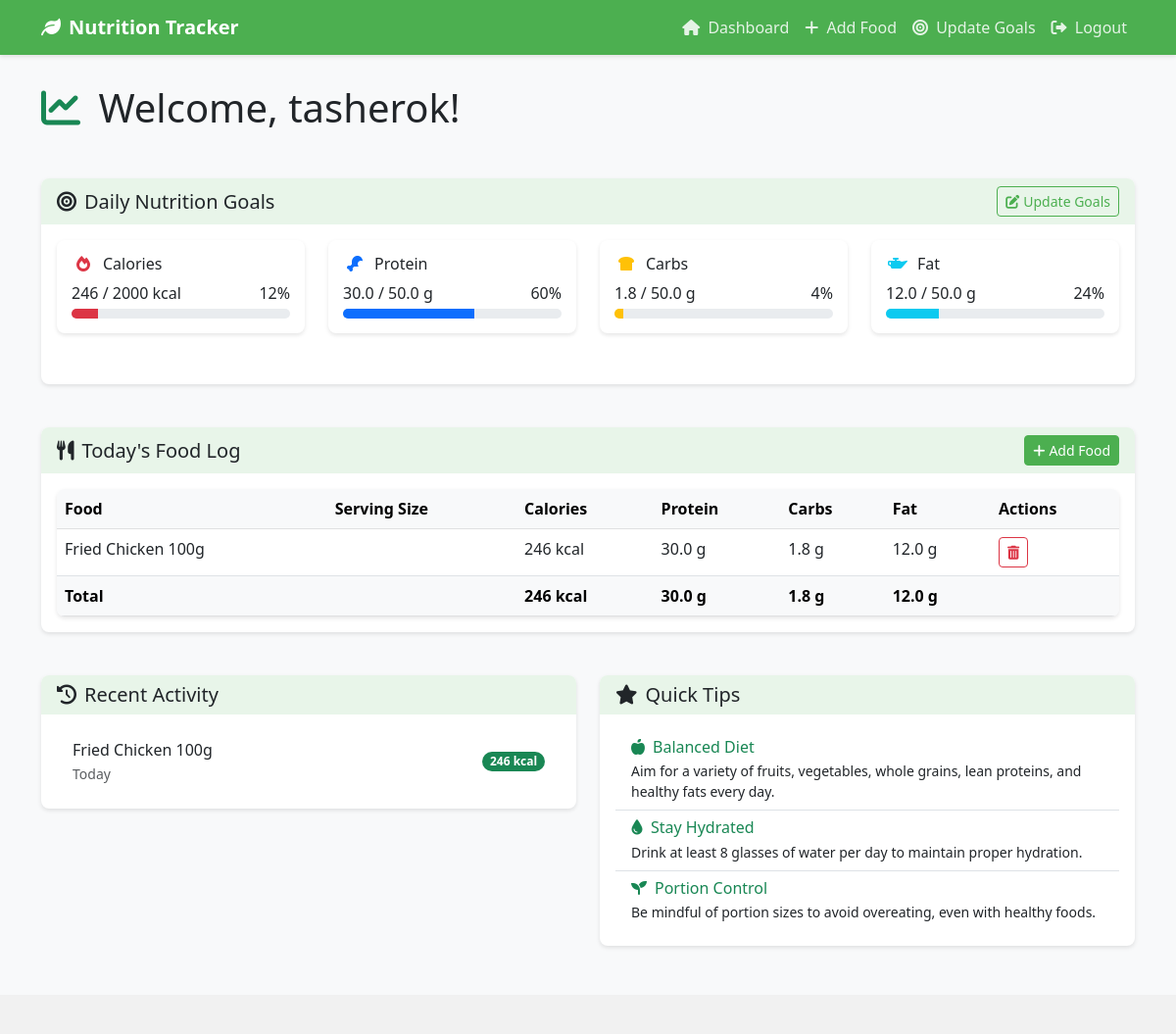
Screenshot of / (signed in) with the database file from the repository.
### app/models.py (models this page shows, shortened)
class HealthGoal(models.Model):
    user = models.OneToOneField(User, on_delete=models.CASCADE)
    daily_calorie_goal = models.IntegerField(default=2000)
    carb_goal = models.FloatField(default=50)
    protein_goal = models.FloatField(default=50)
    fat_goal = models.FloatField(default=50)

class Consume(models.Model):
    food_consumed = models.ForeignKey(Food, on_delete=models.CASCADE)
    user = models.ForeignKey(User, on_delete=models.CASCADE)

class Food(models.Model):
    name = models.CharField(max_length=250, unique=True)
    carbs = models.FloatField(default=0)
    proteins = models.FloatField(default=0)
    fats = models.FloatField(default=0)
    calories = models.IntegerField(default=0)

### app/views.py (the view)
# urls.py: path('', views.index, name='index'),
def index(request):
    if request.method == "POST":
        food_consumed = request.POST['food_consumed']
        consumed_item = Food.objects.get(name=food_consumed)
        user = request.user
        consume = Consume(user=user, food_consumed=consumed_item)
        consume.save()
        return redirect('/')
    else:
        foods = Food.objects.all()
    consumed_food = []
    today_calories = 0
    today_protein = 0
    today_carbs = 0
    today_fat = 0
    calorie_percent = 0
    protein_percent = 0
    carbs_percent = 0
    fat_percent = 0
    goal = None
    if request.user.is_authenticated:
        consumed_food = Consume.objects.filter(user=request.user)
        today_calories = sum(item.food_consumed.calories for item in consumed_food)
        today_protein = sum(item.food_consumed.proteins for item in consumed_food)
        today_carbs = sum(item.food_consumed.carbs for item in consumed_food)
        today_fat = sum(item.food_consumed.fats for item in consumed_food)
        try:
            goal = HealthGoal.objects.get(user=request.user)
            calorie_percent = min(round((today_calories / goal.daily_calorie_goal) * 100), 100) if goal.daily_calorie_goal > 0 else 0
            protein_percent = min(round((today_protein / goal.protein_goal) * 100), 100) if goal.protein_goal > 0 else 0
            carbs_percent = min(round((today_carbs / goal.carb_goal) * 100), 100) if goal.carb_goal > 0 else 0
            fat_percent = min(round((today_fat / goal.fat_goal) * 100), 100) if goal.fat_goal > 0 else 0
        except HealthGoal.DoesNotExist:
            goal = None
    return render(request, 'app/index.html', {
        'foods': foods,
        'consumed_food': consumed_food,
        'today_calories': today_calories,
        'today_protein': today_protein,
        'today_carbs': today_carbs,
        'today_fat': today_fat,
        'goal': goal,
        'calorie_percent': calorie_percent,
        'protein_percent': protein_percent,
        'carbs_percent': carbs_percent,
        'fat_percent': fat_percent,
    })

### app/templates/app/index.html (shortened to what this page needs)
{% extends 'app/base.html' %}
{% block content %}
<div class="row">
    <div class="col-lg-12 mb-4">
        <h1 class="mb-4">
            <i class="fas fa-chart-line me-2 text-success"></i>
            Welcome, {{ user.username }}!
        </h1>
    </div>
</div>
{% if goal %}
<div class="row mb-4">
    <div class="col-lg-12">
        <div class="card">
            <div class="card-header d-flex justify-content-between align-items-center">
                <h5 class="mb-0"><i class="fas fa-bullseye me-2"></i>Daily Nutrition Goals</h5>
                <a href="{% url 'update_goals' %}" class="btn btn-sm btn-outline-primary">
                    <i class="fas fa-edit me-1"></i>Update Goals
                </a>
            </div>
            <div class="card-body">
                <div class="row">
                    <div class="col-md-3 mb-3">
                        <div class="goal-progress">
                            <h6><span class="nutrient-icon"><i class="fas fa-fire text-danger"></i></span>Calories</h6>
                            <div class="d-flex justify-content-between mb-1">
                                <span>{{ today_calories|default:0 }} / {{ goal.daily_calorie_goal }} kcal</span>
                                <span>{{ calorie_percent }}%</span>
                            </div>
                            <div class="progress">
                                <div class="progress-bar bg-danger" role="progressbar"
                                     data-percent="{{ calorie_percent|default:0 }}"
                                     aria-valuenow="{{ calorie_percent|default:0 }}"
                                     aria-valuemin="0"
                                     aria-valuemax="100"></div>
                            </div>
                        </div>
                    </div>
                    <div class="col-md-3 mb-3">
                        <div class="goal-progress">
                            <h6><span class="nutrient-icon"><i class="fas fa-drumstick-bite text-primary"></i></span>Protein</h6>
                            <div class="d-flex justify-content-between mb-1">
                                <span>{{ today_protein|default:0 }} / {{ goal.protein_goal }} g</span>
                                <span>{{ protein_percent }}%</span>
                            </div>
                            <div class="progress">
                                <div class="progress-bar bg-primary" role="progressbar"
                                     data-percent="{{ protein_percent|default:0 }}"
                                     aria-valuenow="{{ protein_percent|default:0 }}"
                                     aria-valuemin="0"
                                     aria-valuemax="100"></div>
                            </div>
                        </div>
                    </div>
                    <div class="col-md-3 mb-3">
                        <div class="goal-progress">
                            <h6><span class="nutrient-icon"><i class="fas fa-bread-slice text-warning"></i></span>Carbs</h6>
                            <div class="d-flex justify-content-between mb-1">
                                <span>{{ today_carbs|default:0 }} / {{ goal.carb_goal }} g</span>
                                <span>{{ carbs_percent }}%</span>
                            </div>
                            <div class="progress">
                                <div class="progress-bar bg-warning" role="progressbar"
                                     data-percent="{{ carbs_percent|default:0 }}"
                                     aria-valuenow="{{ carbs_percent|default:0 }}"
                                     aria-valuemin="0"
                                     aria-valuemax="100"></div>
                            </div>
                        </div>
                    </div>
                    <div class="col-md-3 mb-3">
                        <div class="goal-progress">
                            <h6><span class="nutrient-icon"><i class="fas fa-oil-can text-info"></i></span>Fat</h6>
                            <div class="d-flex justify-content-between mb-1">
                                <span>{{ today_fat|default:0 }} / {{ goal.fat_goal }} g</span>
                                <span>{{ fat_percent }}%</span>
                            </div>
                            <div class="progress">
                                <div class="progress-bar bg-info" role="progressbar"
                                     data-percent="{{ fat_percent|default:0 }}"
                                     aria-valuenow="{{ fat_percent|default:0 }}"
                                     aria-valuemin="0"
                                     aria-valuemax="100"></div>
                            </div>
                        </div>
                    </div>
                </div>
            </div>
        </div>
    </div>
</div>
{% endif %}
<div class="row">
    <div class="col-lg-12">
        <div class="card">
            <div class="card-header d-flex justify-content-between align-items-center">
                <h5 class="mb-0"><i class="fas fa-utensils me-2"></i>Today's Food Log</h5>
                <a href="{% url 'add_food' %}" class="btn btn-sm btn-primary">
                    <i class="fas fa-plus me-1"></i>Add Food
                </a>
            </div>
            <div class="card-body">
                {% if consumed_food %}
                <div class="table-container">
                    <table class="table table-hover mb-0">
                        <thead class="table-light">
                            <tr>
                                <th>Food</th>
                                <th>Serving Size</th>
                                <th>Calories</th>
                                <th>Protein</th>
                                <th>Carbs</th>
                                <th>Fat</th>
                                <th>Actions</th>
                            </tr>
                        </thead>
                        <tbody>
                            {% for consume in consumed_food %}
                            <tr>
                                <td>{{ consume.food_consumed.name }}</td>
                                <td>{{ consume.food_consumed.serving_size }} {{ consume.food_consumed.serving_size_unit }}</td>
                                <td>{{ consume.food_consumed.calories }} kcal</td>
                                <td>{{ consume.food_consumed.proteins }} g</td>
                                <td>{{ consume.food_consumed.carbs }} g</td>
                                <td>{{ consume.food_consumed.fats }} g</td>
                                <td>
                                    <a href="{% url 'delete' consume.id %}" class="btn btn-sm btn-outline-danger">
                                        <i class="fas fa-trash-alt"></i>
                                    </a>
                                </td>
                            </tr>
                            {% endfor %}
                        </tbody>
                        <tfoot class="table-light">
                            <tr class="fw-bold">
                                <td colspan="2">Total</td>
                                <td>{{ today_calories|default:0 }} kcal</td>
                                <td>{{ today_protein|default:0 }} g</td>
                                <td>{{ today_carbs|default:0 }} g</td>
                                <td>{{ today_fat|default:0 }} g</td>
                                <td></td>
                            </tr>
                        </tfoot>
                    </table>
                </div>
                {% endif %}
            </div>
        </div>
    </div>
</div>
<div class="row mt-4">
    <div class="col-md-6">
        <div class="card">
            <div class="card-header">
                <h5 class="mb-0"><i class="fas fa-history me-2"></i>Recent Activity</h5>
            </div>
            <div class="card-body">
                {% if consumed_food %}
                <ul class="list-group list-group-flush">
                    {% for consume in consumed_food|slice:":5" %}
                    <li class="list-group-item d-flex justify-content-between align-items-center">
                        <div>
                            <p class="mb-0">{{ consume.food_consumed.name }}</p>
                            <small class="text-muted">{{ consume.date_consumed|default:"Today" }}</small>
                        </div>
                        <span class="badge bg-success rounded-pill">{{ consume.food_consumed.calories }} kcal</span>
                    </li>
                    {% endfor %}
                </ul>
                {% else %}
                <p class="text-center text-muted my-4">No recent activity to display.</p>
                {% endif %}
            </div>
        </div>
    </div>
    <div class="col-md-6">
        <div class="card">
            <div class="card-header">
                <h5 class="mb-0"><i class="fas fa-star me-2"></i>Quick Tips</h5>
            </div>
            <div class="card-body">
                <div class="list-group list-group-flush">
                    <div class="list-group-item">
                        <h6 class="mb-1 text-success"><i class="fas fa-apple-alt me-2"></i>Balanced Diet</h6>
                        <p class="mb-0 small">Aim for a variety of fruits, vegetables, whole grains, lean proteins, and healthy fats every day.</p>
                    </div>
                    <div class="list-group-item">
                        <h6 class="mb-1 text-success"><i class="fas fa-tint me-2"></i>Stay Hydrated</h6>
                        <p class="mb-0 small">Drink at least 8 glasses of water per day to maintain proper hydration.</p>
                    </div>
                    <div class="list-group-item">
                        <h6 class="mb-1 text-success"><i class="fas fa-seedling me-2"></i>Portion Control</h6>
                        <p class="mb-0 small">Be mindful of portion sizes to avoid overeating, even with healthy foods.</p>
                    </div>
                </div>
            </div>
        </div>
    </div>
</div>
{% endblock %}

### app/templates/app/base.html (style rules this page uses)
:root { --primary-color: #4CAF50; --secondary-color: #2E7D32; --light-color: #E8F5E9; --dark-color: #1B5E20; --accent-color: #FFC107; }
body { font-family: 'Segoe UI', Tahoma, Geneva, Verdana, sans-serif; background-color: #f8f9fa; min-height: 100vh; display: flex; flex-direction: column; }
.btn-primary { background-color: var(--primary-color); border-color: var(--primary-color); }
.btn-outline-primary { color: var(--primary-color); border-color: var(--primary-color); }
.card { box-shadow: 0 2px 4px rgba(0, 0, 0, 0.1); border-radius: 8px; border: none; margin-bottom: 20px; }
.card-header { background-color: var(--light-color); border-bottom: none; font-weight: bold; border-radius: 8px 8px 0 0 !important; }
.progress { height: 10px; border-radius: 5px; }
.table-container { border-radius: 8px; background-color: white; box-shadow: 0 2px 4px rgba(0, 0, 0, 0.1); overflow: hidden; }
.goal-progress { padding: 15px; border-radius: 8px; background-color: white; margin-bottom: 20px; box-shadow: 0 2px 4px rgba(0, 0, 0, 0.1); }
.nutrient-icon { width: 24px; display: inline-block; text-align: center; margin-right: 8px; }

### rows the page displays
HealthGoal: daily_calorie_goal "2000", protein_goal "50.0", carb_goal "50.0", fat_goal "50.0"
Consume: food_consumed.name "Fried Chicken 100g", food_consumed.calories "246", food_consumed.proteins "30.0", food_consumed.carbs "1.8", food_consumed.fats "12.0", date_consumed "Today"

### other values shown
{{ user.username }} "tasherok"
{{ today_calories|default:0 }} "246"
{{ calorie_percent }} "12"
{{ today_protein|default:0 }} "30.0"
{{ protein_percent }} "60"
{{ today_carbs|default:0 }} "1.8"
{{ carbs_percent }} "4"
{{ today_fat|default:0 }} "12.0"
{{ fat_percent }} "24"
